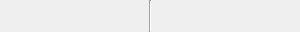
<ui version="4.0" >
 <class>QG_CoordinateWidget</class>
 <widget class="QWidget" name="QG_CoordinateWidget" >
  <property name="geometry" >
   <rect>
    <x>0</x>
    <y>0</y>
    <width>300</width>
    <height>32</height>
   </rect>
  </property>
  <property name="minimumSize" >
   <size>
    <width>300</width>
    <height>32</height>
   </size>
  </property>
  <property name="maximumSize" >
   <size>
    <width>300</width>
    <height>32</height>
   </size>
  </property>
  <property name="sizeIncrement" >
   <size>
    <width>50</width>
    <height>0</height>
   </size>
  </property>
  <layout class="QHBoxLayout" >
   <property name="margin" >
    <number>0</number>
   </property>
   <property name="spacing" >
    <number>0</number>
   </property>
   <item>
    <layout class="QVBoxLayout" >
     <property name="margin" >
      <number>0</number>
     </property>
     <property name="spacing" >
      <number>0</number>
     </property>
     <item>
      <widget class="QLabel" name="lAbsCart" >
       <property name="minimumSize" >
        <size>
         <width>150</width>
         <height>0</height>
        </size>
       </property>
       <property name="maximumSize" >
        <size>
         <width>150</width>
         <height>16777215</height>
        </size>
       </property>
       <property name="toolTip" >
        <string>Absolute cartesian coordinates</string>
       </property>
       <property name="text" >
        <string/>
       </property>
      </widget>
     </item>
     <item>
      <widget class="QLabel" name="lRelCart" >
       <property name="minimumSize" >
        <size>
         <width>150</width>
         <height>0</height>
        </size>
       </property>
       <property name="maximumSize" >
        <size>
         <width>150</width>
         <height>16777215</height>
        </size>
       </property>
       <property name="toolTip" >
        <string>Relative cartesian coordinates</string>
       </property>
       <property name="text" >
        <string/>
       </property>
      </widget>
     </item>
    </layout>
   </item>
   <item>
    <widget class="Line" name="line" >
     <property name="orientation" >
      <enum>Qt::Vertical</enum>
     </property>
    </widget>
   </item>
   <item>
    <layout class="QVBoxLayout" >
     <property name="margin" >
      <number>0</number>
     </property>
     <property name="spacing" >
      <number>0</number>
     </property>
     <item>
      <widget class="QLabel" name="lAbsPol" >
       <property name="minimumSize" >
        <size>
         <width>150</width>
         <height>0</height>
        </size>
       </property>
       <property name="maximumSize" >
        <size>
         <width>150</width>
         <height>16777215</height>
        </size>
       </property>
       <property name="toolTip" >
        <string>Absolute polar coordinates</string>
       </property>
       <property name="text" >
        <string/>
       </property>
      </widget>
     </item>
     <item>
      <widget class="QLabel" name="lRelPol" >
       <property name="minimumSize" >
        <size>
         <width>150</width>
         <height>0</height>
        </size>
       </property>
       <property name="maximumSize" >
        <size>
         <width>150</width>
         <height>16777215</height>
        </size>
       </property>
       <property name="toolTip" >
        <string>Relative polar coordinates</string>
       </property>
       <property name="text" >
        <string/>
       </property>
      </widget>
     </item>
    </layout>
   </item>
  </layout>
 </widget>
 <resources/>
 <connections/>
</ui>
